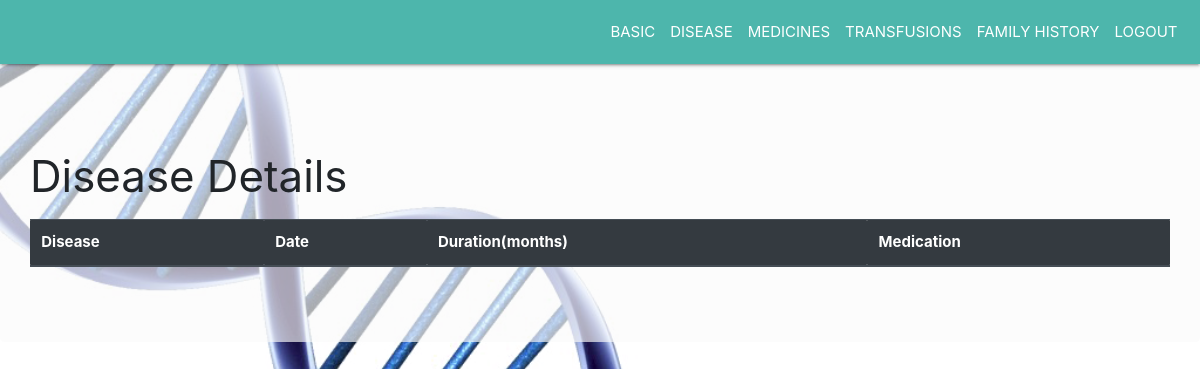
The page /doctor/viewdiseases/2408256975 on the database as committed earlier.
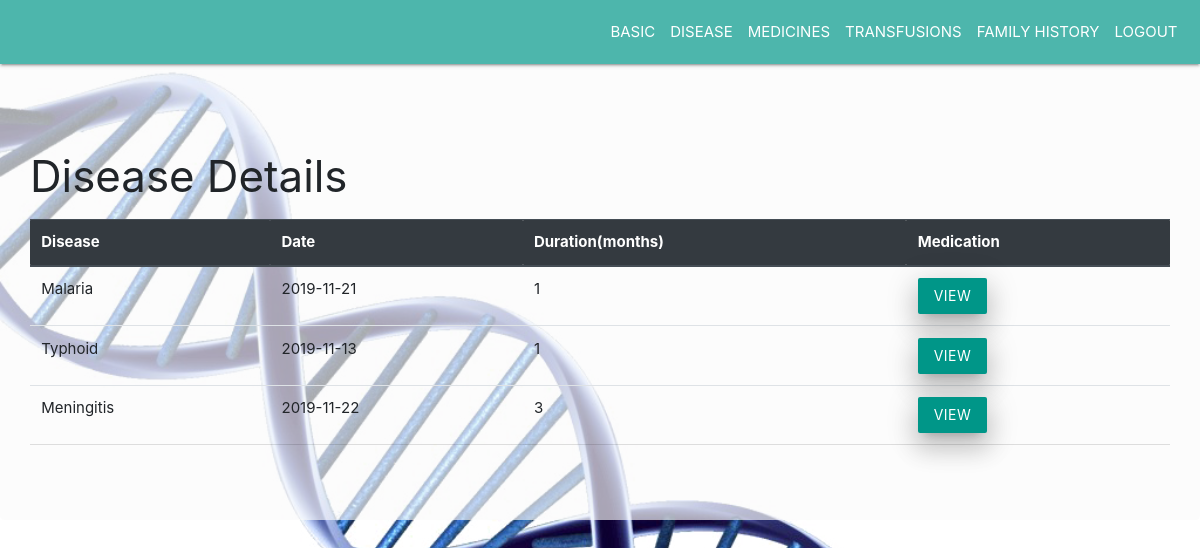
The same page on the database as committed later.
### tables this page shows
CREATE TABLE disease
            (d_id integer primary key autoincrement,p_id number,name text,date text,duration number,constraint fk1 foreign key(p_id) references patient(p_id) on delete cascade);

### app1.py (the view)
@app.route('/doctor/viewdiseases/<pid>')
def viewdiseases(pid):
    con=sql.connect('database.db')
    cur=con.cursor()
    p_id=pid
    res=cur.execute("select * from disease where p_id=(?)",(p_id,)).fetchall()
    return render_template('viewdiseases.html',res=res,p_id=p_id)

### templates/viewdiseases.html (shortened to what this page needs)
<!DOCTYPE html>
    <head>
        <link rel="stylesheet" href="https://stackpath.bootstrapcdn.com/bootstrap/4.3.1/css/bootstrap.min.css">
        <link rel="stylesheet" href="https://cdnjs.cloudflare.com/ajax/libs/materialize/1.0.0/css/materialize.min.css">
    </head>
    <body>
        <nav class="navbar navbar-expand-sm teal lighten-2 justify-content-end">
                <ul class="navbar-nav">
                    <li class="nav-item">
                    <a class="nav-link" href="{{ url_for('viewbasic',pid=p_id) }}">BASIC</a>
                    </li>
                    <li class="nav-item">
                    <a class="nav-link" href="{{ url_for('viewdiseases',pid=p_id) }}">DISEASE</a>
                    </li>
                    <li class="nav-item">
                    <a class="nav-link" href="{{ url_for('viewsurgeries',pid=p_id) }}">MEDICINES</a>
                    </li>
                    <li class="nav-item">
                    <a class="nav-link" href="{{ url_for('viewtransfusions',pid=p_id) }}">TRANSFUSIONS</a>
                    </li>
                    <li class="nav-item">
                    <a class="nav-link" href="{{ url_for('viewfamilyhistory',pid=p_id) }}">FAMILY HISTORY</a>
                    </li>
                    <li class="nav-item">
                    <a class="nav-link" href="/">LOGOUT</a>
                    </li>
            </ul>
        </nav>
        <div class="jumbotron" style="background:rgba(250, 250, 250, 0.658) ;">
            <h3>Disease Details</h3>
            <div class="d-flex justify-content-end">
            <table class="table">
                    <thead class="thead-dark">
                      <tr>
                        <th>Disease</th>
                        <th>Date</th>
                        <th>Duration(months)</th>
                        <th>Medication</th>
                      </tr>
                    </thead>
                    <tbody>
                        {% for row in res %}
                      <tr>
                        <td>{{ row[2] }}</td>
                        <td>{{ row[3] }}</td>
                        <td>{{ row[4] }}</td>
                        <td><a href="{{ url_for('viewmedications',pid=p_id,did=row[0]) }}" class="waves-effect teal waves-light btn z-depth-4">View</a></td>
                      </tr>
                      {% endfor %}
                    </tbody>
                  </table>
        </div>
    </body>
</html>

Rows that differ between the two databases and show on the page:
added disease: name "Malaria", date "2019-11-21", duration "1"
added disease: name "Typhoid", date "2019-11-13", duration "1"
added disease: name "Meningitis", date "2019-11-22", duration "3"
